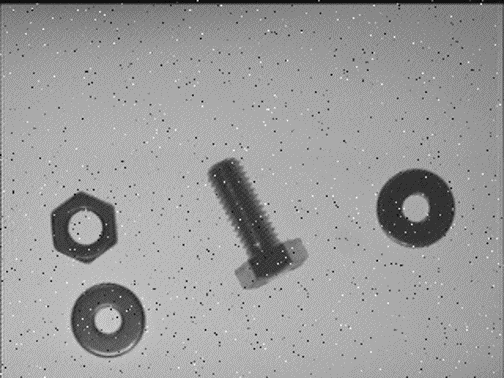
//> input picture Project2/Project2/noise.png, 504 x 378 px
$ ./AOI   (built with g++ and OpenCV 4)
//> lines starting //> are read from the running program, lines starting //| are printed output that depends on the picture; after the words box and inside, x2 and y2 are one past the last pixel; in counts of white or black regions, pixels touching at a corner belong together
#include <iostream>
#include <string>
#include <sstream>
using namespace std;
#include <opencv2/opencv.hpp>
#include <opencv2/core.hpp>
#include <opencv2/highgui.hpp>
using namespace cv;
#include "opencv2/imgproc.hpp"
#include "opencv2/imgcodecs.hpp"
#include "opencv2/core/utility.hpp"
#include "opencv2/imgproc.hpp"
#include "opencv2/imgcodecs.hpp"
#include "opencv2/highgui.hpp"


int const max_value = 255;
int const max_binary_value = 255;
Mat removeLight(Mat img, Mat pattern, int method)
{
	Mat aux;
	if (method == 1)
	{
		Mat img32, pattern32;
		img.convertTo(img32, CV_32F);
		pattern.convertTo(pattern32, CV_32F);
		aux = 1 - (img32 / pattern32);
		aux = aux * 255;
		aux.convertTo(aux, CV_8U);
	}
	else
	{
		aux = pattern - img;
	}
	return aux;
}


int main(int argc, const char** argv)
{

	Mat Noise_obj = imread("noise.png");
//> Noise_obj is the input picture: 378 rows x 504 cols, CV_8UC3; min 0, max 254, mean 155.9
	Mat Light = imread("light.jpg");
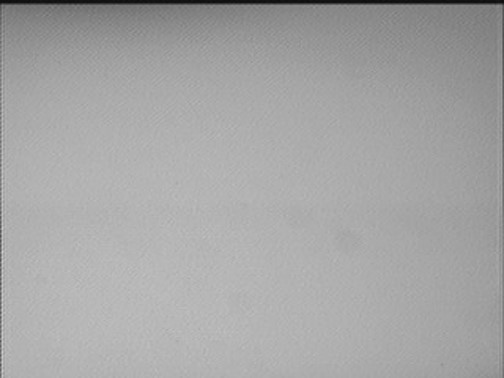
//> input picture Project2/Project2/light.jpg, 504 x 378 px
//> Light is the input picture: 378 rows x 504 cols, CV_8UC3; min 12, max 209, mean 165.2
	namedWindow("1.Object with noise");
	imshow("1.Object with noise", Noise_obj);

	Mat rm_Noise;
	medianBlur(Noise_obj, rm_Noise, 5);
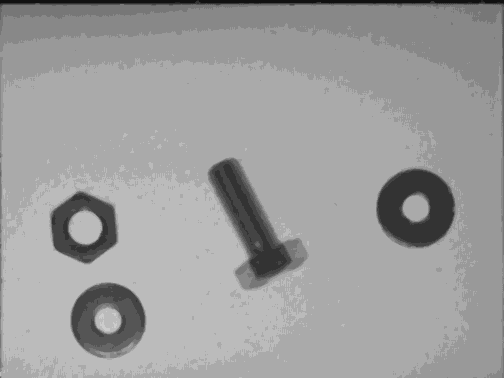
//> rm_Noise: 378 rows x 504 cols, CV_8UC3; min 17, max 204, mean 156.4
	namedWindow("2.Remove Noise");
	imshow("2.Remove Noise", rm_Noise);

	Mat Thresh_Res;
	threshold(rm_Noise, Thresh_Res, 1 < 0, 255, THRESH_BINARY_INV);
//> Thresh_Res: 378 rows x 504 cols, CV_8UC3; every value is 0
	namedWindow("3.Thresholding result");
	imshow("3.Thresholding result", Thresh_Res);

	Mat rm_Light_Sub;
	rm_Light_Sub = removeLight(rm_Noise, Light, 2);
//> in removeLight, `aux = pattern - img;`:
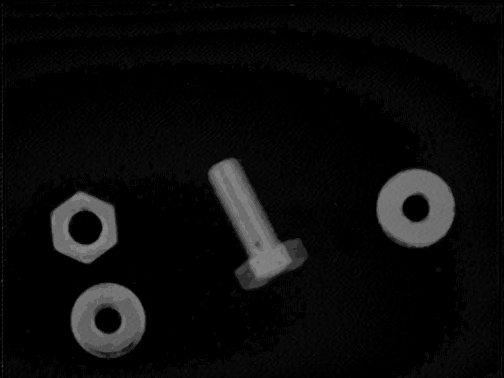
//> aux: 378 rows x 504 cols, CV_8UC3; min 0, max 137, mean 11.2
	namedWindow("4.No light subtraction result");
	imshow("4.No light subtraction result", rm_Light_Sub);

	Mat rm_Light_Div;
	rm_Light_Div = removeLight(rm_Noise, Light, 1);
//> call 2 of removeLight, with method = 1
//> in removeLight (call 2), `aux = 1 - (img32 / pattern32);`:
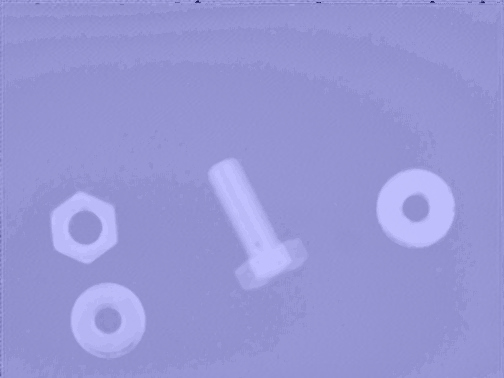
//> aux: 378 rows x 504 cols, CV_32FC3; mean B, G, R 0.0501, -0.95, -0.95; drawn with min black and max white
//> in removeLight (call 2), `aux.convertTo(aux, CV_8U);`:
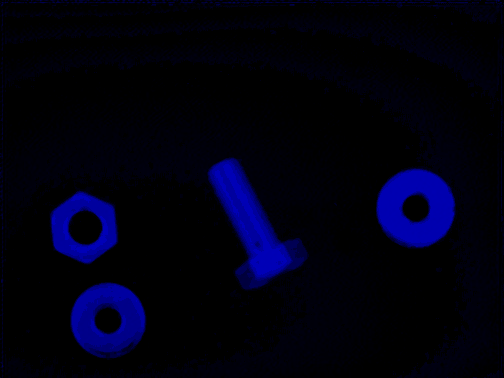
//> aux: 378 rows x 504 cols, CV_8UC3; mean B, G, R 16.6, 0, 0
	namedWindow("5.No light division result");
	imshow("5.No light division result", rm_Light_Div);

	Mat Thres_Res_rmlight;
	threshold(rm_Light_Sub, Thres_Res_rmlight, 30, 255, THRESH_BINARY);
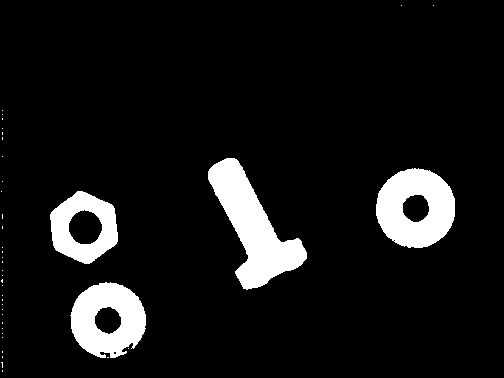
//> Thres_Res_rmlight: 378 rows x 504 cols, CV_8UC3; 8.7% white; 40 white regions (36 under 20 px), largest, box (x1, y1, x2, y2) and area: (208, 158, 307, 290) 5432, (376, 168, 455, 248) 4416, (70, 282, 146, 358) 3852, (50, 191, 118, 264) 2818
	namedWindow("6.Thresholding no light subtraction result");
	imshow("6.Thresholding no light subtraction result", Thres_Res_rmlight);

	Mat Thres_Res_rmlight_div;
	threshold(rm_Light_Div, Thres_Res_rmlight_div, 30, 255, THRESH_BINARY);
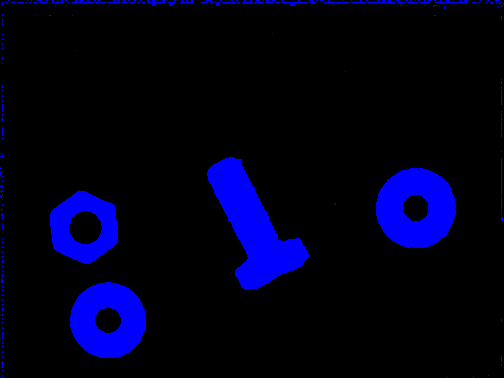
//> Thres_Res_rmlight_div: 378 rows x 504 cols, CV_8UC3; mean B, G, R 24.4, 0, 0
	namedWindow("7.Thresholding no light division result");
	imshow("7.Thresholding no light division result", Thres_Res_rmlight_div);

	waitKey();
	destroyAllWindows();
	return 0;
}
